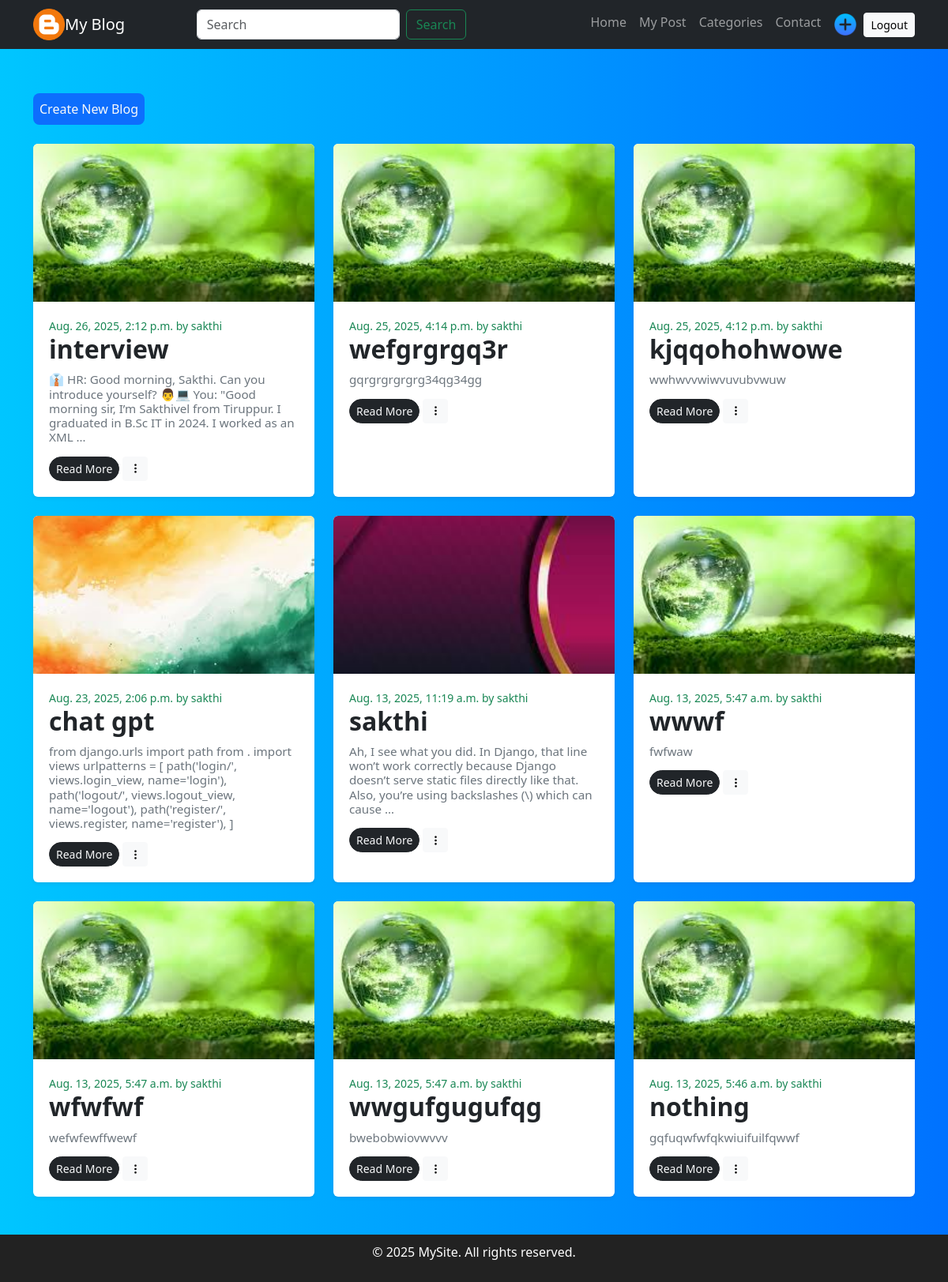
Page /mypost/ (signed in) on the earlier database version.
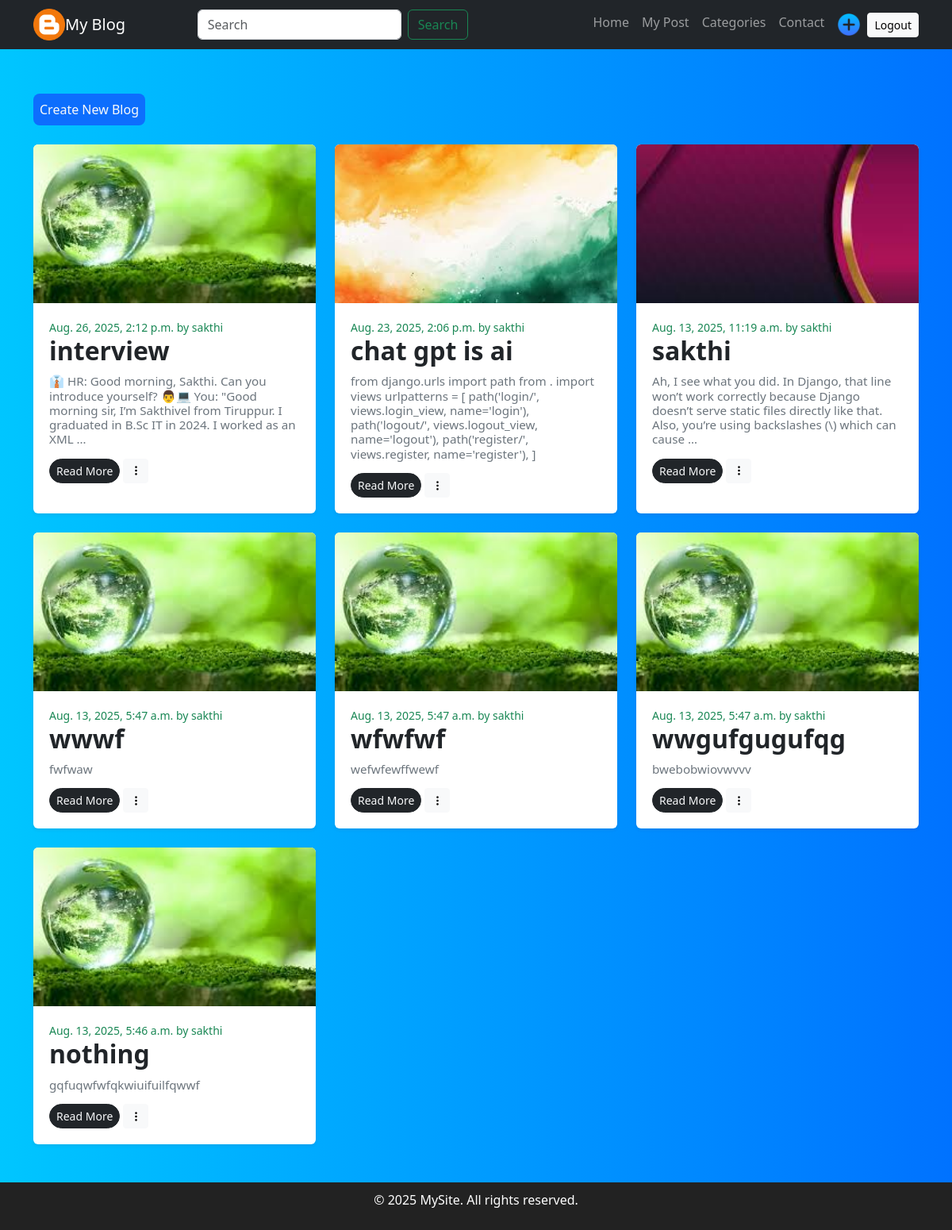
Same page on the later database version.
### blog/models.py (models this page shows, shortened)
class Post(models.Model):
    title = models.CharField(max_length=100)
    content = models.TextField(null=True)
    created_at = models.DateTimeField(auto_now_add=True)
    file = models.ImageField(upload_to='blog_images/', blank=True, null=True, default='blog_images/default.jpg')
    author = models.ForeignKey(User, on_delete=models.CASCADE, related_name="posts")
    @property
    def file_url(self):
        if self.file:                 # Safe: False when there is no file
            try:
                return self.file.url  # Works only if a file exists
            except ValueError:
                pass                  # In case a weird empty value slipped in
        return static('blog/assets/default.jpg')

### user/views.py (the view)
# urls.py: path('mypost/', MyPosts, name='mypost'),
@login_required(login_url='/user/login')
def MyPosts(request):
    posts = Post.objects.filter(author = request.user).order_by('-created_at')
    print(request.user)
    return render(request, 'own_posts.html', {'posts': posts})

### blog/templates/own_posts.html (shortened to what this page needs)
{% extends 'oldbase.html' %}
{% load static %}
{% block content %}
<link href="https://cdn.jsdelivr.net/npm/bootstrap-icons/font/bootstrap-icons.css" rel="stylesheet">
<div class="container py-5">
  <div class="row g-4">
    <a href="{% url 'create_post' %}"><button class="bg-primary rounded-3 text-light text-decoration-none p-2 border-0">Create New Blog</button></a>
    {% for post in posts %}
      <div class="col-lg-4 col-md-6 col-sm-12">
        <div class="card blog-card h-100 shadow-sm rounded">
          <img src="{{ post.file_url }}" class="card-img-top" alt="{{ post.title }}">
          <div class="card-body">
            <div class="text-success small">{{ post.created_at }} by {{ post.author }}</div>
            <h5 class="card-title h2">{{ post.title }}</h5>
            <p class="card-text h6">{{ post.content|truncatewords:30 }}</p>
            <a class="btn btn-dark text-light btn-sm rounded-pill" href="{% url 'detail_view' post.id %}">Read More</a>
            <div class="dropdown d-inline">
            <button class="btn btn-light btn-sm" type="button" data-bs-toggle="dropdown" aria-expanded="false">
              <i class="bi bi-three-dots-vertical rounded-3"></i>
            </button>
          </div>
          </div>
        </div>
      </div>
      {% empty %}
    <p>You haven’t written any posts yet.</p>
    {% endfor %}
  </div>
</div>
{% endblock %}

### blog/templates/oldbase.html (shortened to what this page needs)
{% load static %}
<!DOCTYPE html>
<html lang="en">
<head>
    <link href="https://cdn.jsdelivr.net/npm/bootstrap@5.3.7/dist/css/bootstrap.min.css" rel="stylesheet">
    <link rel="stylesheet" href="{% static 'blog/assets/style.css' %}">
</head>
<body>
<nav class="navbar navbar-expand-lg navbar-dark bg-dark fixed-top">
    <div class="container">
        <img src="{% static 'blog/assets/blogger.png' %}" alt="logo" style="height:40px;">
        <a class="navbar-brand" href="#">My Blog</a>
        <div class="collapse navbar-collapse" id="navbarNav">
            <form class="d-flex mx-auto" role="search">
                <input class="form-control me-2" type="search" placeholder="Search">
                <button class="btn btn-outline-success" type="submit">Search</button>
            </form>
            <ul class="navbar-nav ms-auto">
                <li class="nav-item"><a class="nav-link" href="{% url 'dashboard' %}">Home</a></li>
                <li class="nav-item"><a class="nav-link" href="{% url 'mypost' %}">My Post</a></li>
                <li class="nav-item"><a class="nav-link" href="#services">Categories</a></li>
                <li class="nav-item"><a class="nav-link" href="#contact">Contact</a></li>
                <li class="nav-item"><a class="nav-link" href="{% url 'create_post' %}"><img src="{% static 'blog/assets/plus.png' %}" alt="+" style="height: 30px;"></a></li>
                <li class="nav-item">
                    <form action="{% url 'logout' %}" method="post" style="display:inline;">
                    <button type="submit" class="btn btn-light btn-sm mt-2">Logout</button>
                    </form>
                </li>
            </ul>
        </div>
    </div>
</nav>
{% block content %}
{% endblock %}
<footer class="text-center">
    <div class="container ">
        <p>© 2025 MySite. All rights reserved.</p>
    </div>
</footer>
</body>
</html>

### blog/static/blog/assets/style.css (style rules this page uses)
.blog-card { border: none; border-radius: 10px; overflow: hidden; box-shadow: 0 4px 15px rgba(0,0,0,0.1); transition: transform 0.3s, box-shadow 0.3s; background-color: #fff; }
.blog-card img { width: 100%; height: 200px; object-fit: cover; }
.blog-card .card-body { padding: 20px; }
.blog-card h5 { font-weight: 600; margin-bottom: 10px; }
.blog-card p { color: #6c757d; font-size: 0.95rem; margin-bottom: 15px; }
.blog-card a { color: #000; font-weight: 500; text-decoration: none; }
body { padding-top: 70px; background: linear-gradient(to right, #00c6ff, #0072ff); }
.card { background: white; border-radius: 15px; }

### blog/templates/oldbase.html (style rules this page uses)
footer { background: #222; color: white; padding: 10px; text-align: center; }

Differences in the rows shown:
removed Post: file_url (placeholder picture), created_at "Aug. 25, 2025, 4:14 p.m.", author "sakthi", title "wefgrgrgq3r", content "gqrgrgrgrgrg34qg34gg"
removed Post: file_url (placeholder picture), created_at "Aug. 25, 2025, 4:12 p.m.", author "sakthi", title "kjqqohohwowe", content "wwhwvvwiwvuvubvwuw"
changed Post: title "chat gpt" → "chat gpt is ai"
